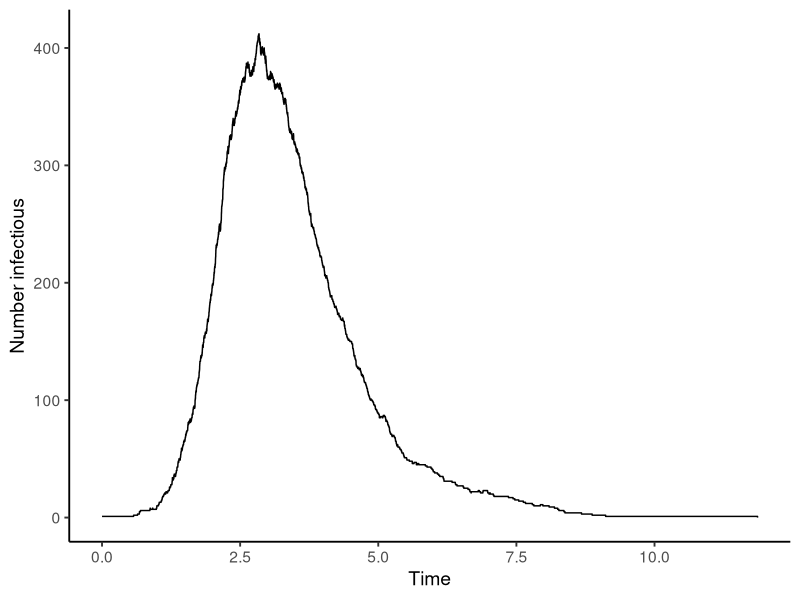

The R script that drew this image:
#####################################################################

## Example: Stochastic SIRS model using the Gillespie algorithm
## Part C: SIRS model implementation

#####################################################################

## Clinic on the Meaningful Modeling of Epidemiological Data
## International Clinics on Infectious Disease Dynamics and Data (ICI3D) Program
## https://www.ici3d.org

## Attribution: Juliet R.C. Pulliam (2009, 2011, 2012)
## Last update: Lauren Brown (2026)

## Some Rights Reserved
## CC BY-NC 4.0 (https://creativecommons.org/licenses/by-nc/4.0/)

#####################################################################

rm(list=ls())

library(tidyverse)

## event(): advances the simulation by one Gillespie event and returns
## the updated state as a tibble
event <- function(time, S, I, R, params) {
  with(as.list(params), {
    trans.rate <- R0 * S * I / N
    recov.rate <- I
    loss.rate  <- rho * R
    tot.rate   <- trans.rate + recov.rate + loss.rate

    event.time <- time + rexp(1, tot.rate)

    dd <- runif(1)
    if (dd < trans.rate / tot.rate) {
      S <- S - 1
      I <- I + 1
    } else if (dd < (trans.rate + recov.rate) / tot.rate) {
      I <- I - 1
      R <- R + 1
    } else {
      R <- R - 1
      S <- S + 1
    }

    tibble(time=event.time, S=S, I=I, R=R)
  })
}

params <- list(
  N   = 1000,
  R0  = 4,
  rho = 0.01
)
MAXTIME <- 150

## Initialise and run the simulation, accumulating rows in a list
## to avoid the cost of growing a data frame in the loop

ts <- list(tibble(time=0, S=params$N - 1, I=1, R=0))
current <- ts[[1]]
i <- 1
while (current$time < MAXTIME && current$I > 0) {
  current <- event(current$time, current$S, current$I, current$R, params)
  i <- i + 1
  ts[[i]] <- current
}
ts <- bind_rows(ts)

ggplot(ts, aes(x=time, y=I)) +
  geom_step() +
  labs(x="Time", y="Number infectious") +
  theme_classic(base_size=14)
